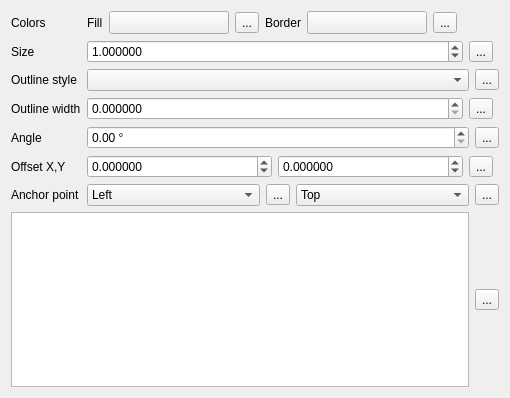
<?xml version="1.0" encoding="UTF-8"?>
<ui version="4.0">
 <class>WidgetSimpleMarker</class>
 <widget class="QWidget" name="WidgetSimpleMarker">
  <property name="geometry">
   <rect>
    <x>0</x>
    <y>0</y>
    <width>510</width>
    <height>398</height>
   </rect>
  </property>
  <property name="windowTitle">
   <string>Form</string>
  </property>
  <layout class="QGridLayout" name="gridLayout">
   <item row="9" column="0">
    <widget class="QLabel" name="label_5">
     <property name="text">
      <string>Offset X,Y</string>
     </property>
    </widget>
   </item>
   <item row="1" column="1">
    <layout class="QHBoxLayout" name="horizontalLayout_3">
     <item>
      <widget class="QgsDoubleSpinBox" name="spinSize">
       <property name="sizePolicy">
        <sizepolicy hsizetype="Minimum" vsizetype="Fixed">
         <horstretch>1</horstretch>
         <verstretch>0</verstretch>
        </sizepolicy>
       </property>
       <property name="decimals">
        <number>6</number>
       </property>
       <property name="maximum">
        <double>100000.000000000000000</double>
       </property>
       <property name="singleStep">
        <double>0.200000000000000</double>
       </property>
       <property name="value">
        <double>1.000000000000000</double>
       </property>
       <property name="showClearButton" stdset="0">
        <bool>false</bool>
       </property>
      </widget>
     </item>
     <item>
      <widget class="QgsDataDefinedButton" name="mSizeDDBtn">
       <property name="text">
        <string>...</string>
       </property>
      </widget>
     </item>
     <item>
      <widget class="QgsUnitSelectionWidget" name="mSizeUnitWidget" native="true">
       <property name="minimumSize">
        <size>
         <width>0</width>
         <height>0</height>
        </size>
       </property>
       <property name="focusPolicy">
        <enum>Qt::StrongFocus</enum>
       </property>
      </widget>
     </item>
    </layout>
   </item>
   <item row="6" column="1">
    <layout class="QHBoxLayout" name="horizontalLayout_4">
     <item>
      <widget class="QgsDoubleSpinBox" name="mOutlineWidthSpinBox">
       <property name="sizePolicy">
        <sizepolicy hsizetype="Minimum" vsizetype="Fixed">
         <horstretch>1</horstretch>
         <verstretch>0</verstretch>
        </sizepolicy>
       </property>
       <property name="decimals">
        <number>6</number>
       </property>
       <property name="singleStep">
        <double>0.200000000000000</double>
       </property>
       <property name="showClearButton" stdset="0">
        <bool>false</bool>
       </property>
      </widget>
     </item>
     <item>
      <widget class="QgsDataDefinedButton" name="mOutlineWidthDDBtn">
       <property name="text">
        <string>...</string>
       </property>
      </widget>
     </item>
     <item>
      <widget class="QgsUnitSelectionWidget" name="mOutlineWidthUnitWidget" native="true">
       <property name="minimumSize">
        <size>
         <width>0</width>
         <height>0</height>
        </size>
       </property>
       <property name="focusPolicy">
        <enum>Qt::StrongFocus</enum>
       </property>
      </widget>
     </item>
    </layout>
   </item>
   <item row="10" column="1">
    <layout class="QHBoxLayout" name="horizontalLayout_5">
     <item>
      <widget class="QComboBox" name="mHorizontalAnchorComboBox">
       <item>
        <property name="text">
         <string>Left</string>
        </property>
       </item>
       <item>
        <property name="text">
         <string>HCenter</string>
        </property>
       </item>
       <item>
        <property name="text">
         <string>Right</string>
        </property>
       </item>
      </widget>
     </item>
     <item>
      <widget class="QgsDataDefinedButton" name="mHorizontalAnchorDDBtn">
       <property name="text">
        <string>...</string>
       </property>
      </widget>
     </item>
     <item>
      <widget class="QComboBox" name="mVerticalAnchorComboBox">
       <item>
        <property name="text">
         <string>Top</string>
        </property>
       </item>
       <item>
        <property name="text">
         <string>VCenter</string>
        </property>
       </item>
       <item>
        <property name="text">
         <string>Bottom</string>
        </property>
       </item>
      </widget>
     </item>
     <item>
      <widget class="QgsDataDefinedButton" name="mVerticalAnchorDDBtn">
       <property name="text">
        <string>...</string>
       </property>
      </widget>
     </item>
    </layout>
   </item>
   <item row="0" column="0">
    <widget class="QLabel" name="label_6">
     <property name="text">
      <string>Colors</string>
     </property>
    </widget>
   </item>
   <item row="8" column="1">
    <layout class="QHBoxLayout" name="horizontalLayout_6">
     <item>
      <widget class="QgsDoubleSpinBox" name="spinAngle">
       <property name="suffix">
        <string> °</string>
       </property>
       <property name="decimals">
        <number>2</number>
       </property>
       <property name="maximum">
        <double>360.000000000000000</double>
       </property>
       <property name="singleStep">
        <double>0.500000000000000</double>
       </property>
      </widget>
     </item>
     <item>
      <widget class="QgsDataDefinedButton" name="mAngleDDBtn">
       <property name="text">
        <string>...</string>
       </property>
      </widget>
     </item>
    </layout>
   </item>
   <item row="9" column="1">
    <layout class="QHBoxLayout" name="horizontalLayout">
     <item>
      <widget class="QgsDoubleSpinBox" name="spinOffsetX">
       <property name="sizePolicy">
        <sizepolicy hsizetype="Minimum" vsizetype="Fixed">
         <horstretch>1</horstretch>
         <verstretch>0</verstretch>
        </sizepolicy>
       </property>
       <property name="decimals">
        <number>6</number>
       </property>
       <property name="minimum">
        <double>-100.000000000000000</double>
       </property>
       <property name="singleStep">
        <double>0.200000000000000</double>
       </property>
      </widget>
     </item>
     <item>
      <widget class="QgsDoubleSpinBox" name="spinOffsetY">
       <property name="sizePolicy">
        <sizepolicy hsizetype="Minimum" vsizetype="Fixed">
         <horstretch>1</horstretch>
         <verstretch>0</verstretch>
        </sizepolicy>
       </property>
       <property name="decimals">
        <number>6</number>
       </property>
       <property name="minimum">
        <double>-100.000000000000000</double>
       </property>
       <property name="singleStep">
        <double>0.200000000000000</double>
       </property>
      </widget>
     </item>
     <item>
      <widget class="QgsDataDefinedButton" name="mOffsetDDBtn">
       <property name="text">
        <string>...</string>
       </property>
      </widget>
     </item>
     <item>
      <widget class="QgsUnitSelectionWidget" name="mOffsetUnitWidget" native="true">
       <property name="minimumSize">
        <size>
         <width>0</width>
         <height>0</height>
        </size>
       </property>
       <property name="focusPolicy">
        <enum>Qt::StrongFocus</enum>
       </property>
      </widget>
     </item>
    </layout>
   </item>
   <item row="5" column="1">
    <layout class="QHBoxLayout" name="horizontalLayout_10">
     <item>
      <widget class="QgsPenStyleComboBox" name="mOutlineStyleComboBox"/>
     </item>
     <item>
      <widget class="QgsDataDefinedButton" name="mOutlineStyleDDBtn">
       <property name="text">
        <string>...</string>
       </property>
      </widget>
     </item>
    </layout>
   </item>
   <item row="10" column="0">
    <widget class="QLabel" name="mAnchorPointLabel">
     <property name="text">
      <string>Anchor point</string>
     </property>
    </widget>
   </item>
   <item row="6" column="0">
    <widget class="QLabel" name="mOutlineWidthLabel">
     <property name="text">
      <string>Outline width</string>
     </property>
    </widget>
   </item>
   <item row="8" column="0">
    <widget class="QLabel" name="label_4">
     <property name="text">
      <string>Angle</string>
     </property>
    </widget>
   </item>
   <item row="1" column="0">
    <widget class="QLabel" name="label_3">
     <property name="text">
      <string>Size</string>
     </property>
    </widget>
   </item>
   <item row="5" column="0">
    <widget class="QLabel" name="mOutlineStyleLabel">
     <property name="text">
      <string>Outline style</string>
     </property>
    </widget>
   </item>
   <item row="0" column="1">
    <layout class="QHBoxLayout" name="horizontalLayout_2">
     <item>
      <widget class="QLabel" name="label_2">
       <property name="text">
        <string>Fill</string>
       </property>
      </widget>
     </item>
     <item>
      <widget class="QgsColorButtonV2" name="btnChangeColorFill">
       <property name="minimumSize">
        <size>
         <width>120</width>
         <height>0</height>
        </size>
       </property>
       <property name="maximumSize">
        <size>
         <width>120</width>
         <height>16777215</height>
        </size>
       </property>
       <property name="text">
        <string/>
       </property>
      </widget>
     </item>
     <item>
      <widget class="QgsDataDefinedButton" name="mFillColorDDBtn">
       <property name="text">
        <string>...</string>
       </property>
      </widget>
     </item>
     <item>
      <widget class="QLabel" name="label">
       <property name="sizePolicy">
        <sizepolicy hsizetype="Maximum" vsizetype="Preferred">
         <horstretch>0</horstretch>
         <verstretch>0</verstretch>
        </sizepolicy>
       </property>
       <property name="text">
        <string>Border</string>
       </property>
      </widget>
     </item>
     <item>
      <widget class="QgsColorButtonV2" name="btnChangeColorBorder">
       <property name="minimumSize">
        <size>
         <width>120</width>
         <height>0</height>
        </size>
       </property>
       <property name="maximumSize">
        <size>
         <width>120</width>
         <height>16777215</height>
        </size>
       </property>
       <property name="text">
        <string/>
       </property>
      </widget>
     </item>
     <item>
      <widget class="QgsDataDefinedButton" name="mBorderColorDDBtn">
       <property name="text">
        <string>...</string>
       </property>
      </widget>
     </item>
     <item>
      <spacer name="horizontalSpacer">
       <property name="orientation">
        <enum>Qt::Horizontal</enum>
       </property>
       <property name="sizeHint" stdset="0">
        <size>
         <width>0</width>
         <height>20</height>
        </size>
       </property>
      </spacer>
     </item>
    </layout>
   </item>
   <item row="11" column="0" colspan="2">
    <layout class="QHBoxLayout" name="horizontalLayout_8">
     <item>
      <widget class="QListWidget" name="lstNames">
       <property name="sizePolicy">
        <sizepolicy hsizetype="Preferred" vsizetype="Expanding">
         <horstretch>0</horstretch>
         <verstretch>0</verstretch>
        </sizepolicy>
       </property>
       <property name="editTriggers">
        <set>QAbstractItemView::NoEditTriggers</set>
       </property>
       <property name="iconSize">
        <size>
         <width>20</width>
         <height>20</height>
        </size>
       </property>
       <property name="movement">
        <enum>QListView::Static</enum>
       </property>
       <property name="flow">
        <enum>QListView::LeftToRight</enum>
       </property>
       <property name="resizeMode">
        <enum>QListView::Adjust</enum>
       </property>
       <property name="spacing">
        <number>4</number>
       </property>
       <property name="gridSize">
        <size>
         <width>30</width>
         <height>25</height>
        </size>
       </property>
       <property name="viewMode">
        <enum>QListView::IconMode</enum>
       </property>
       <property name="wordWrap">
        <bool>true</bool>
       </property>
      </widget>
     </item>
     <item>
      <widget class="QgsDataDefinedButton" name="mNameDDBtn">
       <property name="text">
        <string>...</string>
       </property>
      </widget>
     </item>
    </layout>
   </item>
  </layout>
 </widget>
 <customwidgets>
  <customwidget>
   <class>QgsColorButtonV2</class>
   <extends>QToolButton</extends>
   <header>qgscolorbuttonv2.h</header>
   <container>1</container>
  </customwidget>
  <customwidget>
   <class>QgsDoubleSpinBox</class>
   <extends>QDoubleSpinBox</extends>
   <header>qgsdoublespinbox.h</header>
  </customwidget>
  <customwidget>
   <class>QgsUnitSelectionWidget</class>
   <extends>QWidget</extends>
   <header>qgsunitselectionwidget.h</header>
   <container>1</container>
  </customwidget>
  <customwidget>
   <class>QgsPenStyleComboBox</class>
   <extends>QComboBox</extends>
   <header>qgspenstylecombobox.h</header>
  </customwidget>
  <customwidget>
   <class>QgsDataDefinedButton</class>
   <extends>QToolButton</extends>
   <header>qgsdatadefinedbutton.h</header>
  </customwidget>
 </customwidgets>
 <tabstops>
  <tabstop>btnChangeColorFill</tabstop>
  <tabstop>mFillColorDDBtn</tabstop>
  <tabstop>btnChangeColorBorder</tabstop>
  <tabstop>mBorderColorDDBtn</tabstop>
  <tabstop>spinSize</tabstop>
  <tabstop>mSizeDDBtn</tabstop>
  <tabstop>mSizeUnitWidget</tabstop>
  <tabstop>mOutlineStyleComboBox</tabstop>
  <tabstop>mOutlineStyleDDBtn</tabstop>
  <tabstop>mOutlineWidthSpinBox</tabstop>
  <tabstop>mOutlineWidthDDBtn</tabstop>
  <tabstop>mOutlineWidthUnitWidget</tabstop>
  <tabstop>spinAngle</tabstop>
  <tabstop>mAngleDDBtn</tabstop>
  <tabstop>spinOffsetX</tabstop>
  <tabstop>spinOffsetY</tabstop>
  <tabstop>mOffsetDDBtn</tabstop>
  <tabstop>mOffsetUnitWidget</tabstop>
  <tabstop>mHorizontalAnchorComboBox</tabstop>
  <tabstop>mHorizontalAnchorDDBtn</tabstop>
  <tabstop>mVerticalAnchorComboBox</tabstop>
  <tabstop>mVerticalAnchorDDBtn</tabstop>
  <tabstop>lstNames</tabstop>
  <tabstop>mNameDDBtn</tabstop>
 </tabstops>
 <resources/>
 <connections/>
</ui>
